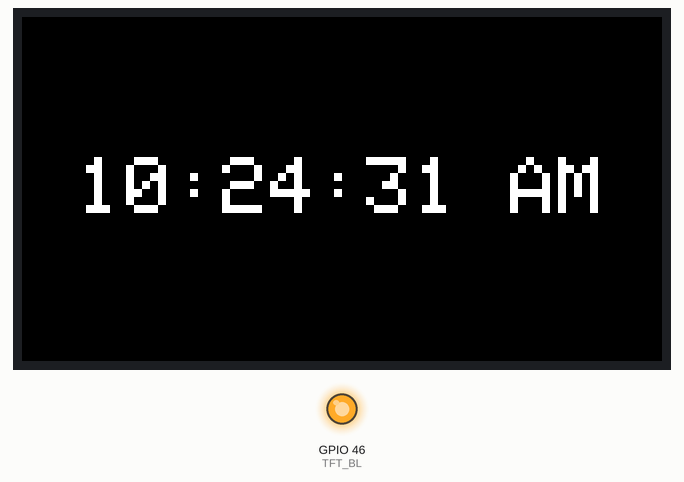
This sketch was run on a simulated ESP32-S3. On the bench: 320×172 colour display, output pins drawn as LEDs (lit = HIGH). WiFi joins after 1.5 s; servers stay silent unless stated; the local clock reads 2024-03-15 10:24:30 at power-on unless the sketch sets it.

Above: at 1.8 s.
At 6.3 s:
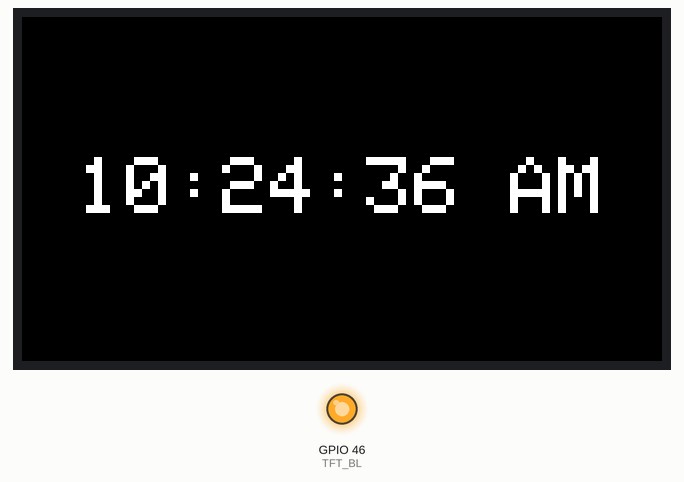
At 10.3 s:
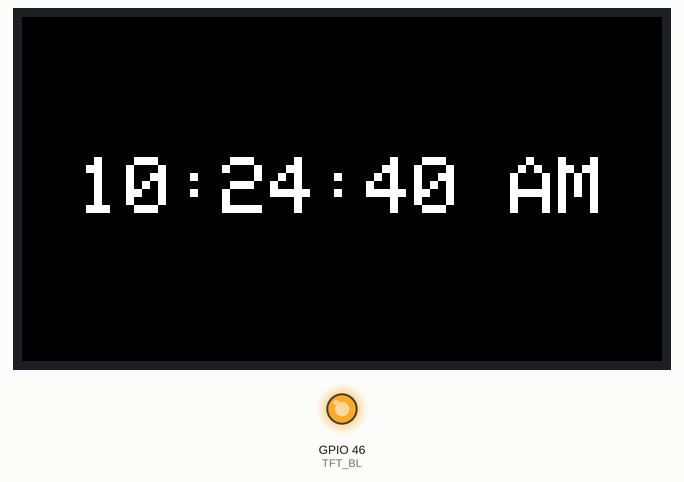
At 19.3 s:
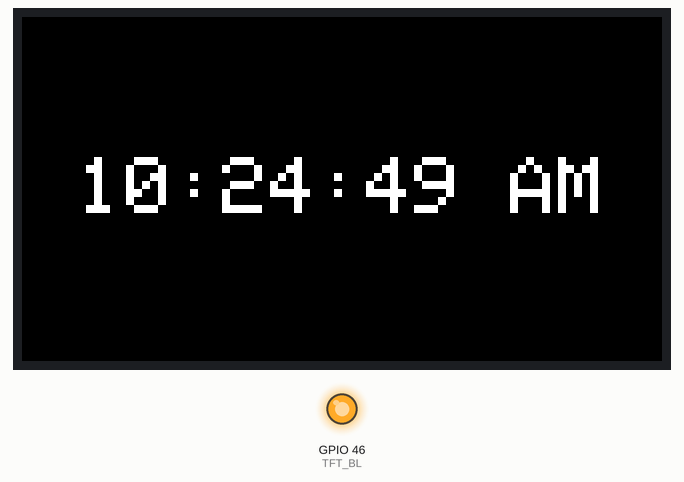
At 28.4 s:
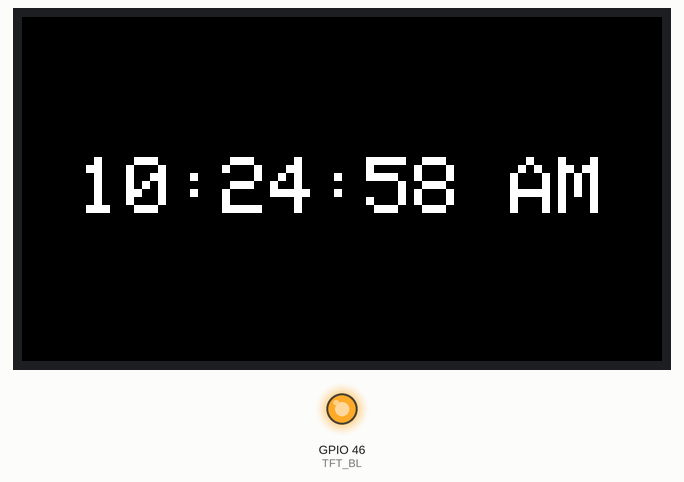
At 37.4 s:
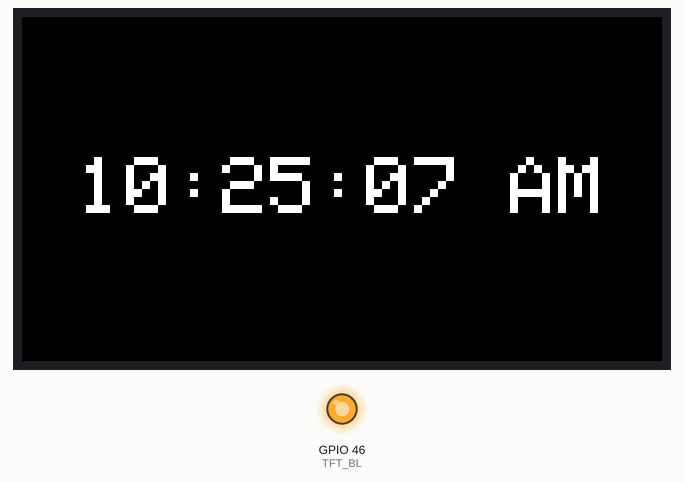

The sketch:

ESP32S3_TimeDisplay.ino
```cpp
/*
 * Simple New York Time Display for the Waveshare ESP32‑S3‑LCD‑1.47B
 *
 * This sketch connects to a Wi‑Fi network, synchronises the on‑board RTC
 * against NTP servers and then renders the current time (Eastern Time)
 * onto the built‑in 1.47″ ST7789 LCD.  The time is shown in 12‑hour format
 * with an AM/PM suffix and updates every half second.  The code makes
 * minimal use of dynamic memory and does not allocate any buffers on the
 * heap.
 *
 * Hardware pin assignment is taken from the Waveshare wiki.  If you are
 * building against another board with a ST7789 display, update the
 * definitions below to match your hardware.  The Arduino_GFX_Library
 * handles the low‑level SPI configuration for the display.
 */
#include <WiFi.h>
#include <time.h>
#include <Arduino_GFX_Library.h>

// TODO: Replace these with your actual Wi‑Fi credentials before building.
const char* WIFI_SSID     = "M10WiFi";
const char* WIFI_PASSWORD = "8326896452";

// Pin mapping for the ESP32‑S3‑LCD‑1.47B.
// See: https://www.waveshare.com/wiki/ESP32-S3-LCD-1.47B
static const uint8_t TFT_CS   = 42;
static const uint8_t TFT_DC   = 41;
static const uint8_t TFT_RST  = 39;
static const uint8_t TFT_BL   = 46;
static const uint8_t TFT_MOSI = 45;
static const uint8_t TFT_SCLK = 40;

// Create an SPI bus and display driver.  The final two arguments to
// Arduino_ST7789 are the panel width and height.  The built‑in display
// is 172×320 pixels, oriented in portrait mode.  The rotation value of
// 3 (270°) turns the screen so that the USB‑C connector is at the bottom.
Arduino_DataBus *bus = new Arduino_ESP32SPI(TFT_DC, TFT_CS, TFT_SCLK, TFT_MOSI, -1 /* MISO not used */);
Arduino_GFX     *gfx = new Arduino_ST7789(bus, TFT_RST, 3 /* rotation */, true /* IPS */, 172 /* width */, 320 /* height */);

// Helper to connect to Wi‑Fi.  Blocks until connected.
void connectToWiFi() {
  WiFi.begin(WIFI_SSID, WIFI_PASSWORD);
  unsigned long startAttemptTime = millis();
  while (WiFi.status() != WL_CONNECTED) {
    // give up after 15 seconds
    if (millis() - startAttemptTime > 15000) {
      break;
    }
    delay(250);
  }
}

// Setup runs once on boot.
void setup() {
  // Initialise the backlight and turn it on.  The backlight is a plain
  // digital pin; driving it HIGH powers the LED array.  For brightness
  // control you could use ledc analog dimming instead of simple digitalWrite.
  pinMode(TFT_BL, OUTPUT);
  digitalWrite(TFT_BL, HIGH);

  // Initialise display hardware.
  gfx->begin();
  gfx->fillScreen(BLACK);
  gfx->setTextColor(WHITE, BLACK);

  // Connect to the Wi‑Fi network.  This call is non‑blocking after
  // connection is established.
  connectToWiFi();

  // Configure the timezone for America/New_York.  The TZ string is
  // documented in "man tzset".  EST5EDT means Eastern Standard Time with
  // daylight saving.  M3.2.0/2 means the second Sunday in March at 02:00
  // UTC starts DST.  M11.1.0/2 means the first Sunday in November at
  // 02:00 UTC ends DST.
  setenv("TZ", "EST5EDT,M3.2.0/2,M11.1.0/2", 1);
  tzset();

  // Synchronise time via NTP.  The first two arguments (gmtOffset_sec,
  // daylightOffset_sec) are ignored when a timezone is set using
  // setenv/tzset, but remain for backwards compatibility with older
  // examples.  Multiple servers improve reliability.  configTime() starts
  // asynchronous NTP synchronisation.
  configTime(0, 0, "pool.ntp.org", "time.nist.gov", "time.google.com");
}

// Draw the current time centred on the screen.  This helper clears
// the previous time and redraws it to minimise flicker.  You can
// customise the font and size here.
void drawTime(const struct tm *tm_info) {
  // Convert 24‑hour value to 12‑hour and choose AM/PM suffix.
  int hour24 = tm_info->tm_hour;
  int hour12 = hour24 % 12;
  if (hour12 == 0) hour12 = 12;
  const char *ampm = (hour24 >= 12) ? "PM" : "AM";

  char buf[16];
  snprintf(buf, sizeof(buf), "%02d:%02d:%02d %s", hour12, tm_info->tm_min, tm_info->tm_sec, ampm);

  // Clear the screen and draw the time.  You could instead draw a
  // coloured rectangle only over the time area to reduce flicker.
  gfx->fillScreen(BLACK);
  gfx->setTextSize(4);        // each glyph is 8x16 * scale factor
  int16_t x, y;
  uint16_t w, h;
  gfx->getTextBounds(buf, 0, 0, &x, &y, &w, &h);
  // centre horizontally and vertically
  int16_t cx = (gfx->width()  - w) / 2;
  int16_t cy = (gfx->height() - h) / 2;
  gfx->setCursor(cx, cy);
  gfx->print(buf);
}

// Main loop: update the display every 500 ms.  The NTP client
// periodically updates the system time in the background once Wi‑Fi is
// connected.  If Wi‑Fi is not available, the time will be based on the
// last successful sync or the built‑in RTC.
void loop() {
  time_t now = time(NULL);
  struct tm timeinfo;
  if (localtime_r(&now, &timeinfo)) {
    drawTime(&timeinfo);
  }
  // Delay for half a second to limit refresh rate and reduce flicker.
  delay(500);
}
```

Measured:
- what the display in image 0 shows lasts 0.6 s, from 1.7 s to 2.3 s
- what the display in image 1 shows lasts 1.1 s, from 6.3 s to 7.4 s
